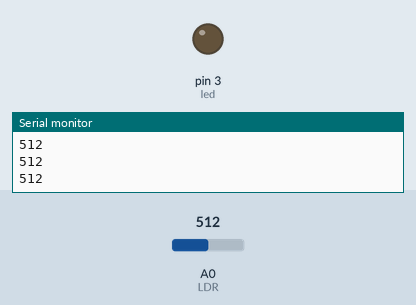
This sketch was run on a simulated Arduino Uno, built with avr-gcc and run on an emulated ATmega328P. Parts: output pins drawn as LEDs (lit = HIGH), the last lines printed to the serial monitor. The test bench sets the inputs (shaded band); at power-on: A0 (LDR) = 512.

Above: at 1.2 s.
1.3 s: A0 (LDR) set to 4
2.8 s: A0 (LDR) set to 1
At 4.0 s:
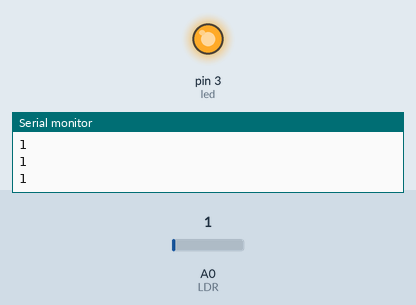
4.3 s: A0 (LDR) set to 30
At 5.5 s:
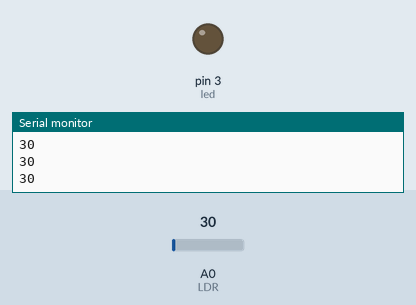
5.8 s: A0 (LDR) set to 0
At 7.0 s:
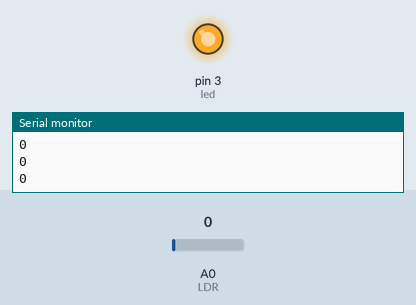
Timing chart, 0 to 8.3 s (numbered marks = the images above; inputs shaded):
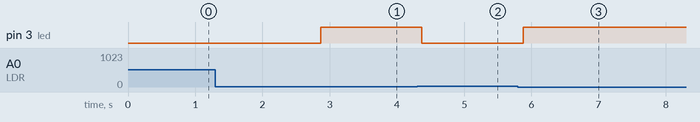

The sketch:

LDR_.ino
```cpp
#define led 3 //3.Pinde LED olduğunu tanımlıyoruz
void setup() {
  pinMode(led, OUTPUT); //LED'in çıkış elemanı olduğunu belirtiyoruz
  Serial.begin(9600); //9600 Baundluk bir seri haberleşme başlatıyoruz
}
void loop() {
  int isik = analogRead(A0); //Işık değişkenini A0 pinindeki LDR ile okuyoruz
  Serial.println(isik); //Okunan değeri seri iletişim ekranına yansıtıyoruz
  delay(50);
  if (isik > 20) { //Okunan ışık değeri 900'den büyük ise
    digitalWrite(led, LOW); //LED yanmasın
  }
  if (isik < 3) { //Okunan ışık değeri 850'den küçük ise
    digitalWrite(led, HIGH); //LED yansın
  }
}
```

Measured:
- the behaviour switches between 3 and 2 on A0 (LDR) (found by bisection; images 0 and 1)
- after the input at 2.8 s, pin 3 (led): LOW → HIGH after 0.06 s
- after the input at 4.3 s, pin 3 (led): HIGH → LOW after 0.07 s
- after the input at 5.8 s, pin 3 (led): LOW → HIGH after 0.08 s
